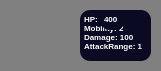
        <widget class="QWidget" name="pl1_ag14_widget" native="true">
         <property name="minimumSize">
          <size>
           <width>161</width>
           <height>71</height>
          </size>
         </property>
         <property name="styleSheet">
          <string notr="true">QWidget{
background-color: #808080;
border-radius:10px;
}</string>
         </property>
         <widget class="QTextBrowser" name="textBrowser_14">
          <property name="geometry">
           <rect>
            <x>80</x>
            <y>10</y>
            <width>71</width>
            <height>51</height>
           </rect>
          </property>
          <property name="styleSheet">
           <string notr="true">color:white;
background-color : #0a0a22;
border:none;
</string>
          </property>
          <property name="verticalScrollBarPolicy">
           <enum>Qt::ScrollBarPolicy::ScrollBarAlwaysOff</enum>
          </property>
          <property name="horizontalScrollBarPolicy">
           <enum>Qt::ScrollBarPolicy::ScrollBarAlwaysOff</enum>
          </property>
          <property name="html">
           <string>&lt;!DOCTYPE HTML PUBLIC &quot;-//W3C//DTD HTML 4.0//EN&quot; &quot;http://www.w3.org/TR/REC-html40/strict.dtd&quot;&gt;
&lt;html&gt;&lt;head&gt;&lt;meta name=&quot;qrichtext&quot; content=&quot;1&quot; /&gt;&lt;meta charset=&quot;utf-8&quot; /&gt;&lt;style type=&quot;text/css&quot;&gt;
p, li { white-space: pre-wrap; }
hr { height: 1px; border-width: 0; }
li.unchecked::marker { content: &quot;\2610&quot;; }
li.checked::marker { content: &quot;\2612&quot;; }
&lt;/style&gt;&lt;/head&gt;&lt;body style=&quot; font-family:'Segoe UI'; font-size:9pt; font-weight:400; font-style:normal;&quot;&gt;
&lt;p align=&quot;justify&quot; style=&quot; margin-top:12px; margin-bottom:12px; margin-left:0px; margin-right:0px; -qt-block-indent:0; text-indent:0px;&quot;&gt;&lt;span style=&quot; font-size:6pt; font-weight:700;&quot;&gt;HP: &lt;br /&gt;Mobility: 2&lt;br /&gt;Damage: 100&lt;br /&gt;AttackRange: 1&lt;/span&gt;&lt;/p&gt;&lt;/body&gt;&lt;/html&gt;</string>
          </property>
         </widget>
         <widget class="QPushButton" name="pl1_ag14_btn">
          <property name="geometry">
           <rect>
            <x>10</x>
            <y>10</y>
            <width>61</width>
            <height>51</height>
           </rect>
          </property>
          <property name="styleSheet">
           <string notr="true">background-image:url(&quot;:/src/images/Agent/Boi&quot;);
background-repeat:no-repeat;
background-position:center;
background-origin:content;
background-size:cover;</string>
          </property>
          <property name="text">
           <string/>
          </property>
         </widget>
         <widget class="QTextBrowser" name="pl1_ag14_HP">
          <property name="geometry">
           <rect>
            <x>100</x>
            <y>10</y>
            <width>25</width>
            <height>20</height>
           </rect>
          </property>
          <property name="styleSheet">
           <string notr="true">color:white;
background-color : #0a0a22;
border:none;</string>
          </property>
          <property name="verticalScrollBarPolicy">
           <enum>Qt::ScrollBarPolicy::ScrollBarAlwaysOff</enum>
          </property>
          <property name="html">
           <string>&lt;!DOCTYPE HTML PUBLIC &quot;-//W3C//DTD HTML 4.0//EN&quot; &quot;http://www.w3.org/TR/REC-html40/strict.dtd&quot;&gt;
&lt;html&gt;&lt;head&gt;&lt;meta name=&quot;qrichtext&quot; content=&quot;1&quot; /&gt;&lt;meta charset=&quot;utf-8&quot; /&gt;&lt;style type=&quot;text/css&quot;&gt;
p, li { white-space: pre-wrap; }
hr { height: 1px; border-width: 0; }
li.unchecked::marker { content: &quot;\2610&quot;; }
li.checked::marker { content: &quot;\2612&quot;; }
&lt;/style&gt;&lt;/head&gt;&lt;body style=&quot; font-family:'Segoe UI'; font-size:9pt; font-weight:400; font-style:normal;&quot;&gt;
&lt;p style=&quot; margin-top:0px; margin-bottom:0px; margin-left:0px; margin-right:0px; -qt-block-indent:0; text-indent:0px;&quot;&gt;&lt;span style=&quot; font-size:6pt; font-weight:700;&quot;&gt;400&lt;/span&gt;&lt;/p&gt;&lt;/body&gt;&lt;/html&gt;</string>
          </property>
         </widget>
        </widget>
